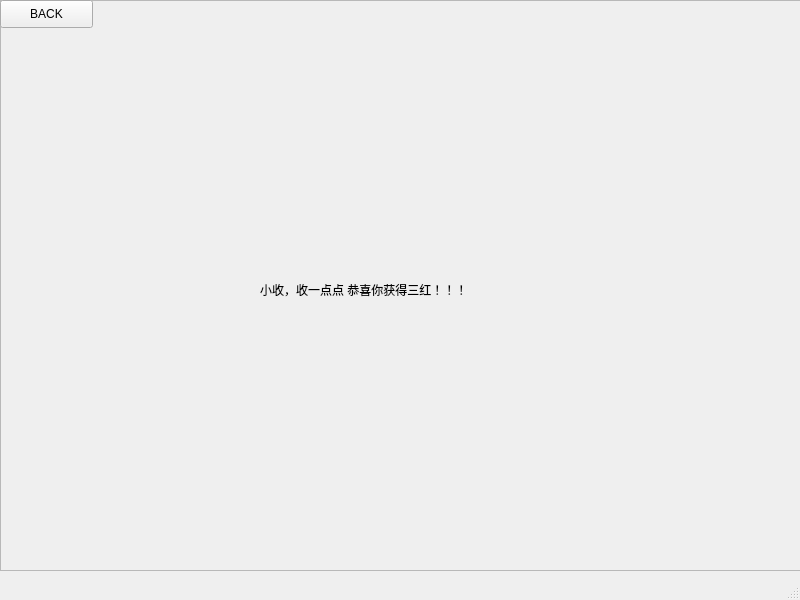
<?xml version="1.0" encoding="UTF-8"?>
<ui version="4.0">
 <class>sanhong</class>
 <widget class="QMainWindow" name="sanhong">
  <property name="geometry">
   <rect>
    <x>0</x>
    <y>0</y>
    <width>800</width>
    <height>600</height>
   </rect>
  </property>
  <property name="windowTitle">
   <string>MainWindow</string>
  </property>
  <widget class="QWidget" name="centralwidget">
   <widget class="QFrame" name="frame">
    <property name="geometry">
     <rect>
      <x>0</x>
      <y>0</y>
      <width>801</width>
      <height>571</height>
     </rect>
    </property>
    <property name="styleSheet">
     <string notr="true">#frame{

border-image:url(:/PHOTO/BOWL.png);
}</string>
    </property>
    <property name="frameShape">
     <enum>QFrame::StyledPanel</enum>
    </property>
    <property name="frameShadow">
     <enum>QFrame::Raised</enum>
    </property>
    <widget class="QLabel" name="label">
     <property name="geometry">
      <rect>
       <x>290</x>
       <y>-10</y>
       <width>291</width>
       <height>291</height>
      </rect>
     </property>
     <property name="text">
      <string>&lt;html&gt;&lt;head/&gt;&lt;body&gt;&lt;p&gt;&lt;img src=&quot;:/PHOTO/YXM.png&quot;/&gt;&lt;/p&gt;&lt;/body&gt;&lt;/html&gt;</string>
     </property>
    </widget>
    <widget class="QLabel" name="label_2">
     <property name="geometry">
      <rect>
       <x>260</x>
       <y>280</y>
       <width>541</width>
       <height>20</height>
      </rect>
     </property>
     <property name="text">
      <string>小收，收一点点 恭喜你获得三红！！！</string>
     </property>
    </widget>
    <widget class="QPushButton" name="pushButton">
     <property name="geometry">
      <rect>
       <x>0</x>
       <y>0</y>
       <width>93</width>
       <height>28</height>
      </rect>
     </property>
     <property name="text">
      <string>BACK</string>
     </property>
    </widget>
   </widget>
  </widget>
  <widget class="QMenuBar" name="menubar">
   <property name="geometry">
    <rect>
     <x>0</x>
     <y>0</y>
     <width>800</width>
     <height>26</height>
    </rect>
   </property>
  </widget>
  <widget class="QStatusBar" name="statusbar"/>
 </widget>
 <resources/>
 <connections/>
</ui>
